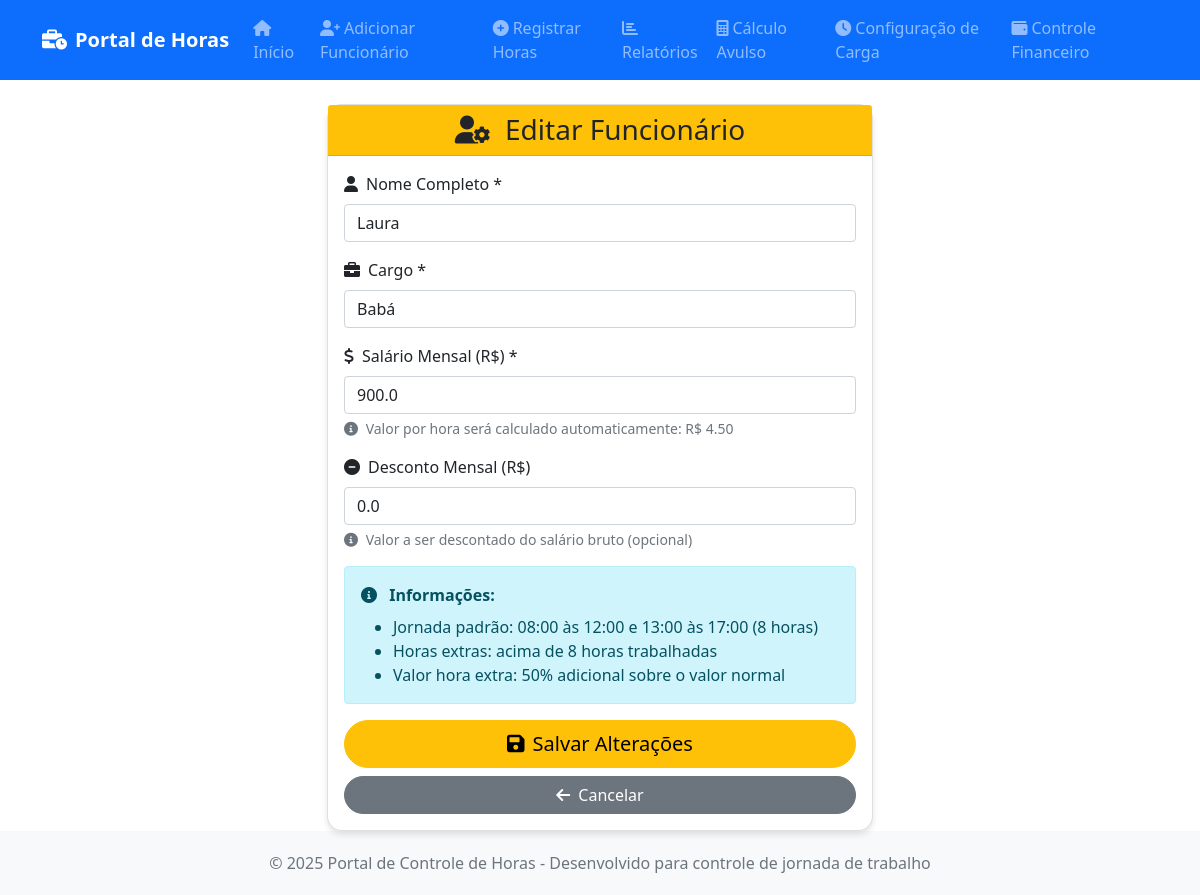
Screenshot of /editar_funcionario/Laura with the database file from the repository.
### tables this page shows
CREATE TABLE funcionarios (
            id INTEGER PRIMARY KEY AUTOINCREMENT,
            nome TEXT NOT NULL UNIQUE,
            cargo TEXT NOT NULL,
            salario_mensal REAL NOT NULL,
            salario_hora REAL NOT NULL,
            horas_mensais INTEGER NOT NULL DEFAULT 220,
            data_cadastro DATE NOT NULL,
            ativo BOOLEAN NOT NULL DEFAULT 1,
            created_at TIMESTAMP DEFAULT CURRENT_TIMESTAMP,
            updated_at TIMESTAMP DEFAULT CURRENT_TIMESTAMP
        , desconto REAL DEFAULT 0.00);

### index.py (the view, shortened to what this page needs)
@app.route('/editar_funcionario/<nome>', methods=['GET', 'POST'])
def editar_funcionario(nome):
    query = "SELECT * FROM funcionarios WHERE nome = ?"
    funcionario_data = DatabaseManager.execute_query(query, (nome,), fetch_one=True)
    if not funcionario_data:
        flash('Funcionário não encontrado!', 'error')
        return redirect(url_for('index'))
    return render_template('editar_funcionario.html', funcionario_data=funcionario_data)

### index.py (called while the page is built)
    @staticmethod
    def get_connection():
        conn = sqlite3.connect(DB_FILE)
        conn.row_factory = sqlite3.Row  # Permite acesso por nome de coluna
        return conn

    @staticmethod
    def execute_query(query, params=None, fetch_one=False, fetch_all=False):
        conn = DatabaseManager.get_connection()
        try:
            cursor = conn.cursor()
            if params:
                cursor.execute(query, params)
            else:
                cursor.execute(query)
            if fetch_one:
                result = cursor.fetchone()
                return dict(result) if result else None
            elif fetch_all:
                results = cursor.fetchall()
                return [dict(row) for row in results] if results else []
            else:
                conn.commit()
                return cursor.lastrowid
        finally:
            conn.close()

### templates/editar_funcionario.html (shortened to what this page needs)
{% extends "base.html" %}
{% block content %}
<div class="row justify-content-center">
    <div class="col-md-8 col-lg-6">
        <div class="card">
            <div class="card-header bg-warning text-dark text-center">
                <h3 class="mb-0">
                    <i class="fas fa-user-cog me-2"></i>
                    Editar Funcionário
                </h3>
            </div>
            <div class="card-body">
                <form method="POST">
                    <div class="mb-3">
                        <label for="nome" class="form-label">
                            <i class="fas fa-user me-2"></i>Nome Completo *
                        </label>
                        <input type="text" class="form-control" id="nome" name="nome"
                               value="{{ funcionario_data.nome }}" required>
                    </div>
                    <div class="mb-3">
                        <label for="cargo" class="form-label">
                            <i class="fas fa-briefcase me-2"></i>Cargo *
                        </label>
                        <input type="text" class="form-control" id="cargo" name="cargo"
                               value="{{ funcionario_data.cargo }}" required
                               placeholder="Ex: Assistente Administrativo">
                    </div>
                    <div class="mb-3">
                        <label for="salario_mensal" class="form-label">
                            <i class="fas fa-dollar-sign me-2"></i>Salário Mensal (R$) *
                        </label>
                        <input type="number" class="form-control" id="salario_mensal" name="salario_mensal"
                               value="{{ funcionario_data.salario_mensal or (funcionario_data.salario_hora * 200) if funcionario_data.salario_hora else 1518.00 }}" required
                               step="0.01" min="0" placeholder="1518.00">
                        <div class="form-text">
                            <i class="fas fa-info-circle me-1"></i>
                            Valor por hora será calculado automaticamente: R$ <span id="valor_hora">{{ "%.2f"|format((funcionario_data.salario_mensal or (funcionario_data.salario_hora * 200) if funcionario_data.salario_hora else 1518.00) / 200) }}</span>
                        </div>
                    </div>
                    <div class="mb-3">
                        <label for="desconto" class="form-label">
                            <i class="fas fa-minus-circle me-2"></i>Desconto Mensal (R$)
                        </label>
                        <input type="number" class="form-control" id="desconto" name="desconto"
                               value="{{ funcionario_data.desconto or 0.00 }}"
                               step="0.01" min="0" placeholder="0.00">
                        <div class="form-text">
                            <i class="fas fa-info-circle me-1"></i>
                            Valor a ser descontado do salário bruto (opcional)
                        </div>
                    </div>
                    <div class="alert alert-info" role="alert">
                        <i class="fas fa-info-circle me-2"></i>
                        <strong>Informações:</strong>
                        <ul class="mb-0 mt-2">
                            <li>Jornada padrão: 08:00 às 12:00 e 13:00 às 17:00 (8 horas)</li>
                            <li>Horas extras: acima de 8 horas trabalhadas</li>
                            <li>Valor hora extra: 50% adicional sobre o valor normal</li>
                        </ul>
                    </div>
                    <div class="d-grid gap-2">
                        <button type="submit" class="btn btn-warning btn-lg btn-custom">
                            <i class="fas fa-save me-2"></i>Salvar Alterações
                        </button>
                        <a href="{{ url_for('visualizar_funcionario', nome=nome) }}" class="btn btn-secondary btn-custom">
                            <i class="fas fa-arrow-left me-2"></i>Cancelar
                        </a>
                    </div>
                </form>
            </div>
        </div>
    </div>
</div>
{% endblock %}

### templates/base.html (style rules this page uses)
.card { border-radius: 15px; box-shadow: 0 4px 6px rgba(0, 0, 0, 0.1); }
.btn-custom { border-radius: 25px; }

### rows the page displays
funcionarios: nome "Laura", cargo "Babá", salario_mensal "900.0", salario_hora+salario_mensal "4.50", desconto "0.0"
